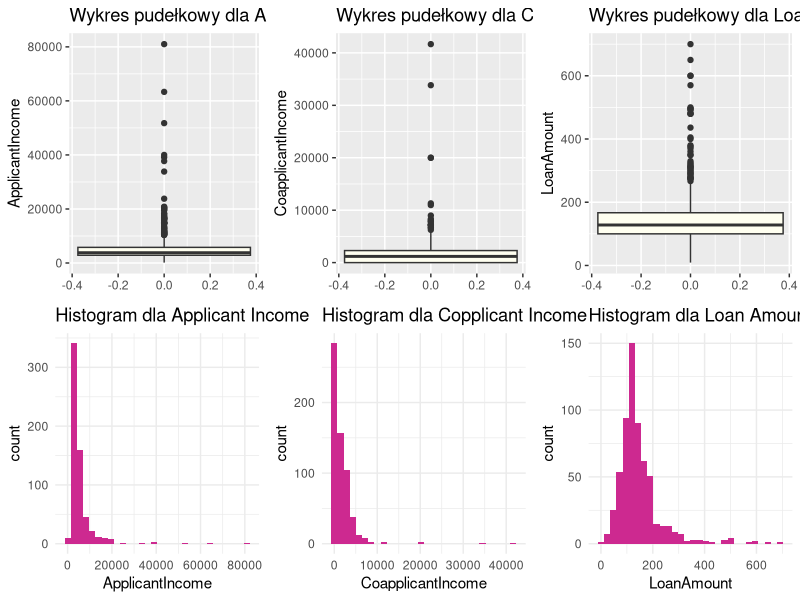

R code for this plot:
install.packages("ggplot2")
library(ggplot2)
library(dplyr)

library(readr)
data <- read_csv("dataset/full_data.csv")
View(data)


#Wykresy pudelkowe dla ApplicantIncome, CoapplicantIncome oraz LoanAmount
pudelkowyApplicantIncome <- ggplot(data, aes(y = ApplicantIncome)) +
  geom_boxplot(fill="ivory") +
  labs(title = "Wykres pudełkowy dla Applicant Income")

pudelkowyCoapplicantIncome <- ggplot(data, aes(y = CoapplicantIncome)) +
  geom_boxplot(fill="ivory") +
  labs(title = "Wykres pudełkowy dla Coapplicant Income")

pudelkowyLoanAmount <- ggplot(data, aes(y = LoanAmount)) +
  geom_boxplot(fill="ivory") +
  labs(title = "Wykres pudełkowy dla Loan Amount")

#Histogramy dla powyzszych zmiennych
histogramApplicantIncome <- ggplot(data) +
  aes(x = ApplicantIncome) +
  geom_histogram(bins = 30, fill = "maroon3") +
  labs(title = "Histogram dla Applicant Income")+
  theme_minimal()

histogramCoapplicantIncome <- ggplot(data) +
  aes(x = CoapplicantIncome) +
  geom_histogram(bins = 30, fill = "maroon3") +
  labs(title = "Histogram dla Copplicant Income") +
  theme_minimal()

histogramLoanAmount <- ggplot(data) +
  aes(x = LoanAmount) +
  geom_histogram(bins = 30, fill = "maroon3") +
  labs(title = "Histogram dla Loan Amount") +
  theme_minimal()

gridExtra::grid.arrange(pudelkowyApplicantIncome, pudelkowyCoapplicantIncome, pudelkowyLoanAmount, histogramApplicantIncome, histogramCoapplicantIncome, histogramLoanAmount, nrow=2)


#Identyfikacja wartosci odstajacych

#Definiujemy funkcję "identyfikacja",ktora pomoze nam w identyfikacji wartosci odstajacych za pomoca IQR - 
identyfikacja <- function(column) {
  Q1 <- quantile(column, 0.25, na.rm = TRUE)
  Q3 <- quantile(column, 0.75, na.rm = TRUE)
  IQR <- Q3 - Q1
  lower_bound <- Q1 - 1.5 * IQR
  upper_bound <- Q3 + 1.5 * IQR
  
outliers <- column[column < lower_bound | column > upper_bound]
  return(list(
    lower_bound = lower_bound,
    upper_bound = upper_bound,
    outliers = outliers
  ))
}

#Analiza wartosci dla zmiennych ApplicantIncome, CoapplicantIncome i LoanAmount
ApplicantIncomeOutliers <- identyfikacja(data$ApplicantIncome)
CoapplicantIncomeOutliers <- identyfikacja(data$CoapplicantIncome)
LoanAmountOutliers <- identyfikacja(data$LoanAmount)


#Wyswietlenie wynikow
print("Wartosci odstajace dla ApplicantIncome")
print(ApplicantIncomeOutliers$outliers)
print("Wartosci odstajace dla CoapplicantIncome")
print(CoapplicantIncomeOutliers$outliers)
print("Wartosci odstajace dla LoanAmount")
print(LoanAmountOutliers$outliers)



